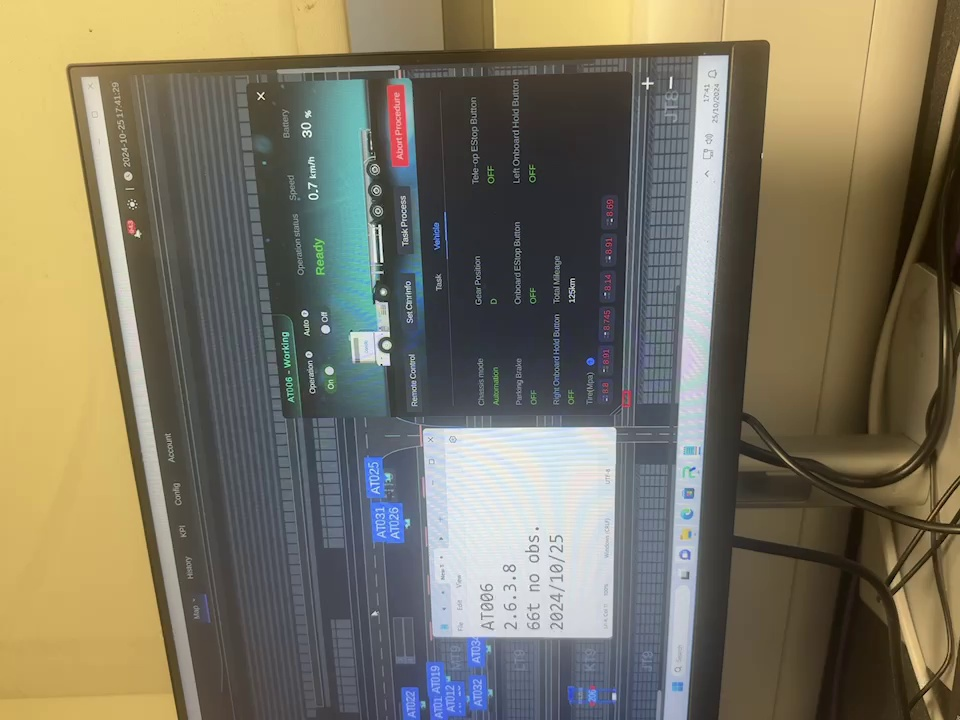
#> input picture frame_0029.jpg, 960 x 720 px; its folder holds only this picture in this run
$ python -i pre_processing_2.py   (imports and definitions only)
#> lines starting #> are read from the running program, lines starting #| are printed output that depends on the picture
import cv2
import numpy as np
import os
import matplotlib.pyplot as plt

# 输入和输出文件夹
input_folder = "images_final_rotated/"  # 原始图片所在目录
output_folder = "processed_images/"  # 处理后图片保存目录

# 确保输出文件夹存在
# [2 lines not run here, left out]

# 处理函数
def process_image(image_path):
    """ 处理单张图片 """
#> called with image_path = 'frame_0029.jpg'
    img = cv2.imread(image_path)
#> img is the input picture: shape (720, 960, 3); mean B, G, R 98.3, 117.3, 123.3
    if img is None:
        print(f"无法读取文件: {image_path}")
        return None

    # 1️⃣ 转换为灰度图
    gray = cv2.cvtColor(img, cv2.COLOR_BGR2GRAY)
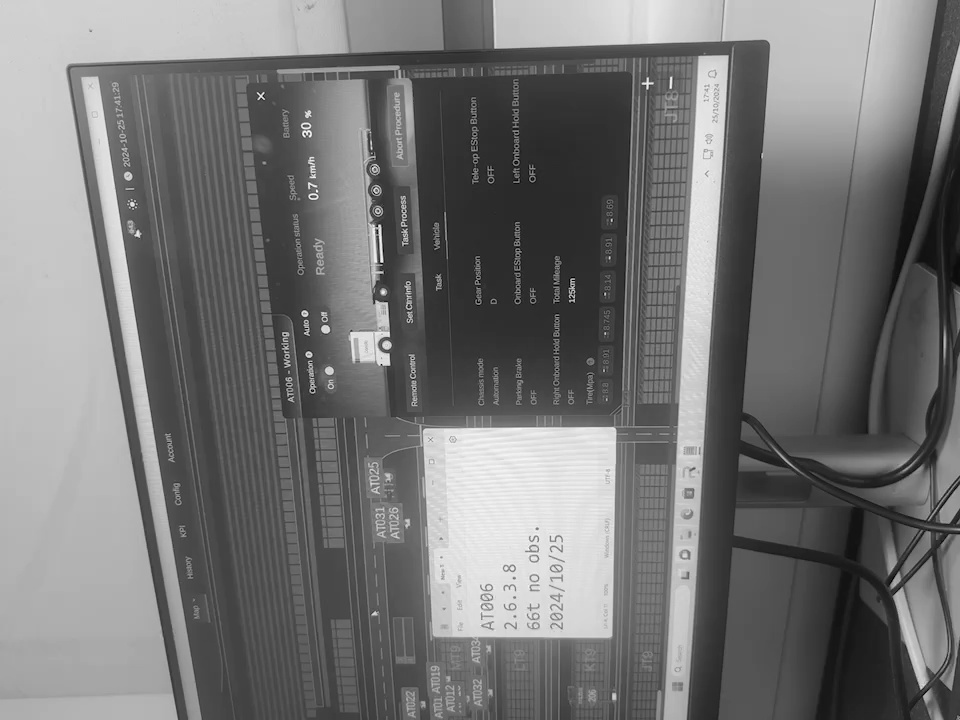
#> gray: shape (720, 960); min 0, max 251, mean 116.9

    # 2️⃣ 进行对比度增强（直方图均衡化）
    equalized = cv2.equalizeHist(gray)
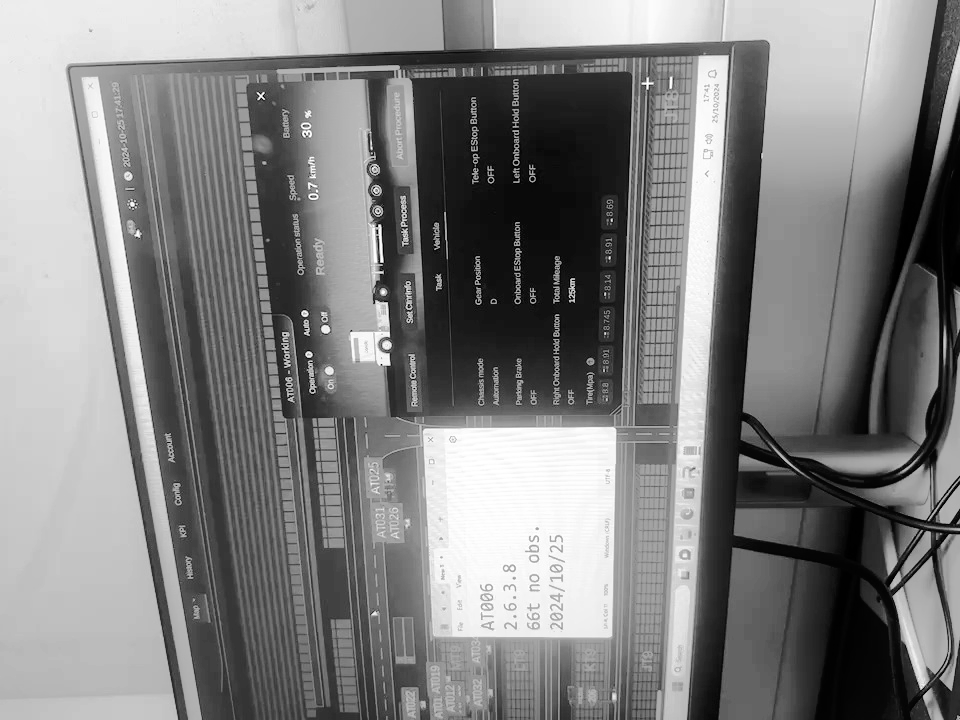
#> equalized: shape (720, 960); min 0, max 255, mean 128.3

    # 3️⃣ 去雾（使用 Retinex 方法）
    def enhance_contrast(image):
        blur = cv2.GaussianBlur(image, (21, 21), 0)
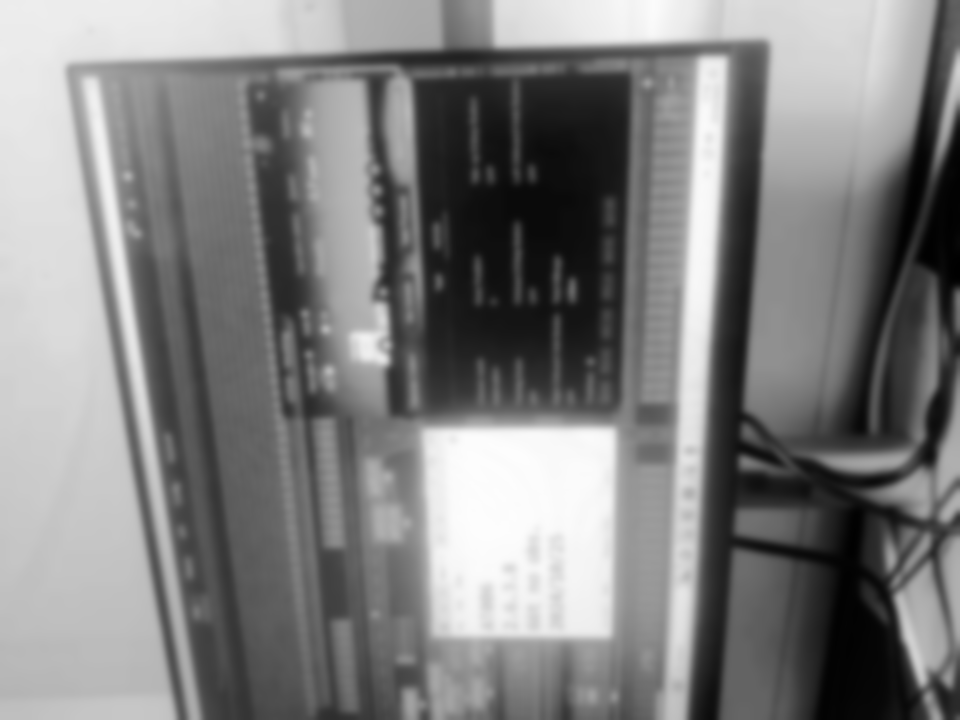
#> blur: shape (720, 960); min 0, max 253, mean 128.3
        enhanced = cv2.addWeighted(image, 1.5, blur, -0.5, 0)
        return enhanced

    enhanced = enhance_contrast(equalized)

    return enhanced

# 读取文件夹中的所有图片
# [1 line that did not run here, left out]

# 遍历所有图片进行处理
# [11 lines not run here, left out]

>>> result = process_image('frame_0029.jpg')

$ run again, on frame_0761.jpg
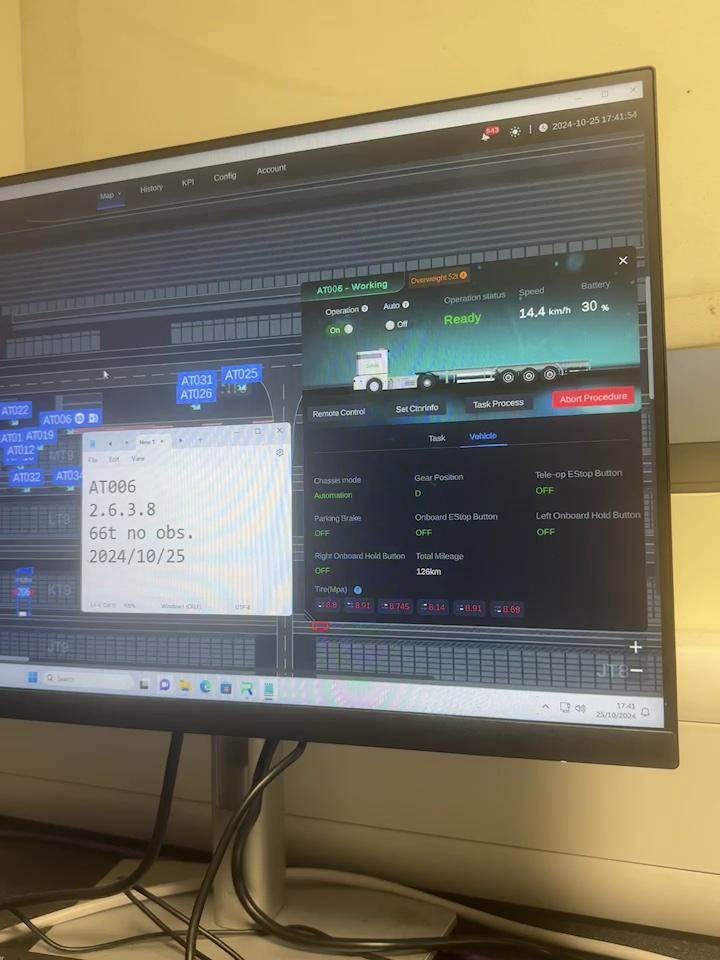
#> input picture frame_0761.jpg, 720 x 960 px
#> in process_image, img is the input picture: shape (960, 720, 3); mean B, G, R 98, 117, 122.9
#> in process_image, `gray = cv2.cvtColor(img, cv2.COLOR_BGR2GRAY)`:
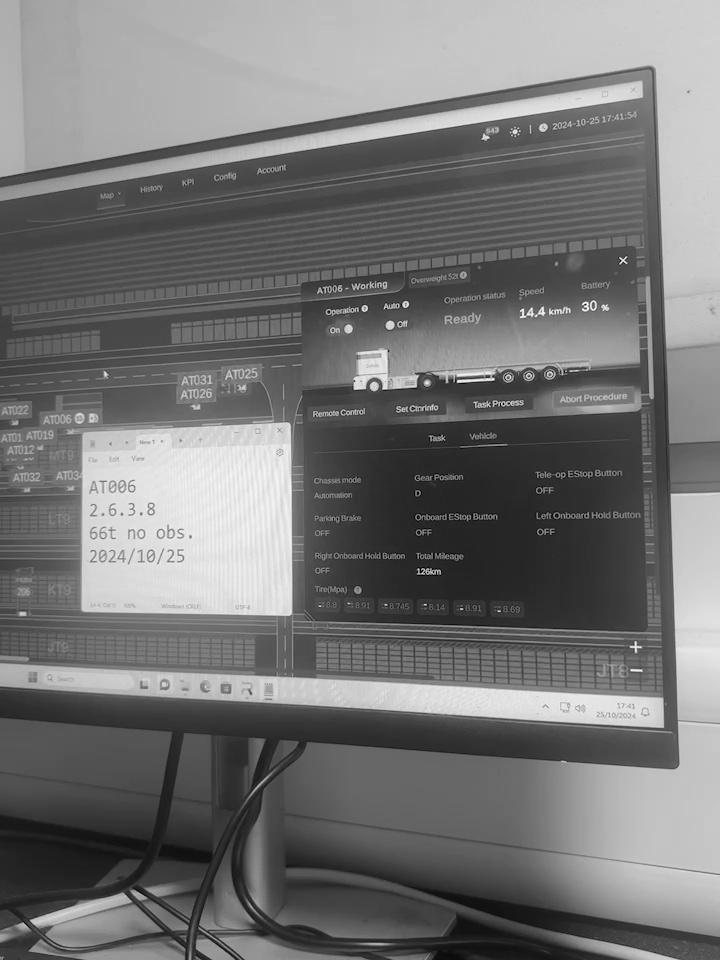
#> gray: shape (960, 720); min 0, max 254, mean 116.6
#> in enhance_contrast, `blur = cv2.GaussianBlur(image, (21, 21), 0)`:
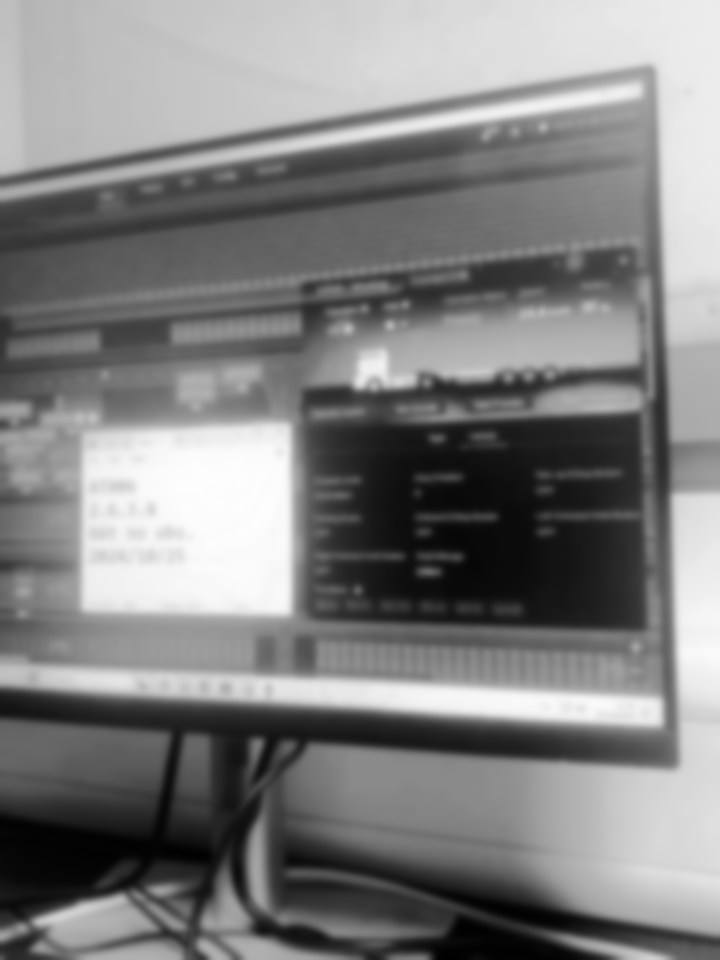
#> blur: shape (960, 720); min 0, max 253, mean 128.3
